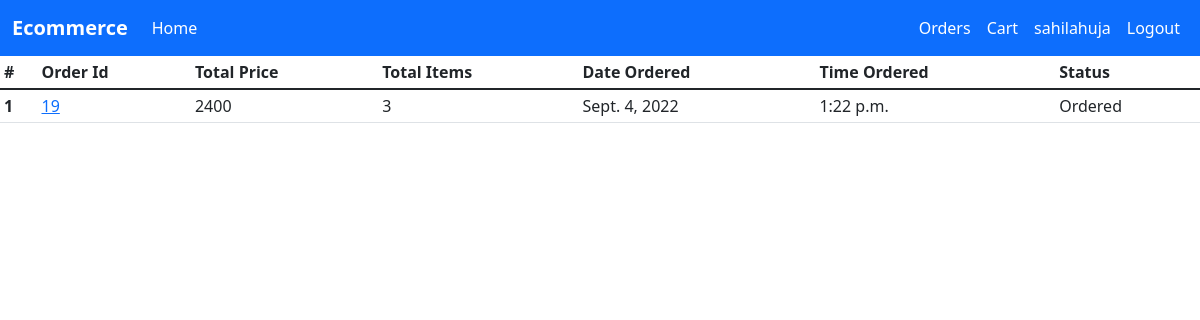
/order/ (signed in), run on the app's committed database.
### order/models.py (models this page shows, shortened)
class Order(models.Model):
    CHOICE = [
    ('Ordered', 'Ordered'),
    ('Shipped', 'Shipped'),
    ('Out for Delivery', 'Out for Delivery'),
    ('Delivered', 'Delivered'),
    ]
    user = models.ForeignKey(User, on_delete=models.CASCADE, null=True, blank=True)
    total_price = models.IntegerField()
    total_items = models.IntegerField()
    date_ordered = models.DateField(auto_now_add=True, blank=True, null=True)
    time_ordered = models.TimeField(auto_now_add=True, blank=True, null=True)
    status = models.CharField(max_length=20, choices=CHOICE, default='Ordered', null=True, blank=True)

### order/views.py (the view, shortened to what this page needs)
# urls.py: path('order/', include('order.urls')),
@login_required
def order(request):
    user = request.user
    orders = Order.objects.filter(user=user).order_by('-date_ordered', '-time_ordered')
    context = { 'orders': orders }
    return render(request, 'order.html', context=context)

### Templates/order.html
{% extends 'base.html' %} {% block content %}
<table class="table table-hover table-sm caption-top">
    <thead>
        <tr>
            <th scope="col">#</th>
            <th scope="col">Order Id</th>
            <th scope="col">Total Price</th>
            <th scope="col">Total Items</th>
            <th scope="col">Date Ordered</th>
            <th scope="col">Time Ordered</th>
            <th scope="col">Status</th>
        </tr>
    </thead>
    <tbody>
        {% for order in orders %}
        <tr>
            <th scope="row">{{ forloop.counter }}</th>
            <td><a href="{{ order.id }}">{{ order.id }}</a></td>
            <td>{{ order.total_price }}</td>
            <td>{{ order.total_items }}</td>
            <td>{{ order.date_ordered }}</td>
            <td>{{ order.time_ordered }}</td>
            <td>{{ order.status }}</td>
        </tr>
        {% endfor %}
    </tbody>
</table>
{% endblock %}

### Templates/base.html (shortened to what this page needs)
<!DOCTYPE html>
<html lang="en">
<head>
    <link href="https://cdn.jsdelivr.net/npm/bootstrap@5.1.3/dist/css/bootstrap.min.css" rel="stylesheet">
</head>
<body>
    <nav class="navbar navbar-expand-lg navbar-dark bg-primary">
        <div class="container-fluid">
          <a class="navbar-brand fw-bold" href="/">Ecommerce</a>
          {% if user.is_authenticated %}
          <div class="collapse navbar-collapse" id="navbarSupportedContent">
            <ul class="navbar-nav me-auto mb-2 mb-lg-0">
              <li class="nav-item">
                <a class="nav-link active" aria-current="page" href="/">Home</a>
              </li>
            </ul>
            <ul class=" navbar-nav my-2 my-lg-0">
              <li class="nav-item">
                <a class="nav-link active" href="/order">Orders</a>
              </li>
              <li class="nav-item">
                <a class="nav-link active" href="/cart">Cart</a>
              </li>
              <li class="nav-item">
                <a class="nav-link active" href="/">{{ user.username }}</a>
              </li>
              <li class="nav-item">
                <a class="nav-link active" href="/auth/logout_user">Logout</a>
              </li>
            </ul>
            {% endif %}
          </div>
        </div>
      </nav>
    {% block content %}{% endblock %}
</body>
</html>

### data on the page
Order: id "19", total_price "2400", total_items "3", date_ordered "Sept. 4, 2022", time_ordered "1:22 p.m.", status "Ordered"

### other printed values
{{ user.username }} "sahilahuja"
